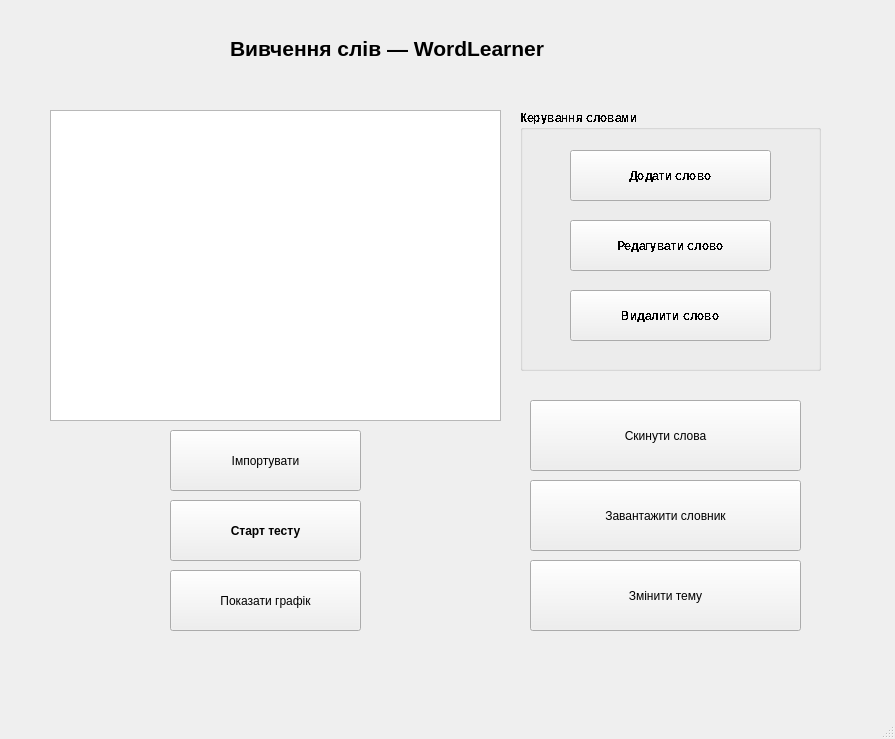
<?xml version="1.0" encoding="UTF-8"?>
<ui version="4.0">
 <class>MainWindow</class>
 <widget class="QMainWindow" name="MainWindow">
  <property name="geometry">
   <rect>
    <x>0</x>
    <y>0</y>
    <width>895</width>
    <height>739</height>
   </rect>
  </property>
  <property name="windowTitle">
   <string>MainWindow</string>
  </property>
  <widget class="QWidget" name="centralwidget">
   <widget class="QListWidget" name="wordList">
    <property name="geometry">
     <rect>
      <x>50</x>
      <y>110</y>
      <width>451</width>
      <height>311</height>
     </rect>
    </property>
   </widget>
   <widget class="QPushButton" name="importButton">
    <property name="geometry">
     <rect>
      <x>170</x>
      <y>430</y>
      <width>191</width>
      <height>61</height>
     </rect>
    </property>
    <property name="text">
     <string>Імпортувати</string>
    </property>
   </widget>
   <widget class="QPushButton" name="quizButton">
    <property name="geometry">
     <rect>
      <x>170</x>
      <y>500</y>
      <width>191</width>
      <height>61</height>
     </rect>
    </property>
    <property name="font">
     <font>
      <weight>75</weight>
      <bold>true</bold>
     </font>
    </property>
    <property name="text">
     <string>Старт тесту</string>
    </property>
   </widget>
   <widget class="QPushButton" name="resetButton">
    <property name="geometry">
     <rect>
      <x>530</x>
      <y>400</y>
      <width>271</width>
      <height>71</height>
     </rect>
    </property>
    <property name="text">
     <string>Скинути слова</string>
    </property>
   </widget>
   <widget class="QPushButton" name="toggleThemeButton">
    <property name="geometry">
     <rect>
      <x>530</x>
      <y>560</y>
      <width>271</width>
      <height>71</height>
     </rect>
    </property>
    <property name="text">
     <string>Змінити тему</string>
    </property>
   </widget>
   <widget class="QPushButton" name="exportButton">
    <property name="geometry">
     <rect>
      <x>530</x>
      <y>480</y>
      <width>271</width>
      <height>71</height>
     </rect>
    </property>
    <property name="text">
     <string>Завантажити словник</string>
    </property>
   </widget>
   <widget class="QPushButton" name="showGraphButton">
    <property name="geometry">
     <rect>
      <x>170</x>
      <y>570</y>
      <width>191</width>
      <height>61</height>
     </rect>
    </property>
    <property name="text">
     <string>Показати графік</string>
    </property>
   </widget>
   <widget class="QLabel" name="label">
    <property name="geometry">
     <rect>
      <x>230</x>
      <y>30</y>
      <width>491</width>
      <height>61</height>
     </rect>
    </property>
    <property name="font">
     <font>
      <family>Segoe UI</family>
      <pointsize>16</pointsize>
      <weight>75</weight>
      <bold>true</bold>
     </font>
    </property>
    <property name="styleSheet">
     <string notr="true">color rgb(0, 0, 127)</string>
    </property>
    <property name="text">
     <string>Вивчення слів — WordLearner
</string>
    </property>
   </widget>
   <widget class="QGroupBox" name="groupBox">
    <property name="geometry">
     <rect>
      <x>520</x>
      <y>110</y>
      <width>301</width>
      <height>261</height>
     </rect>
    </property>
    <property name="font">
     <font>
      <family>Arial</family>
      <pointsize>9</pointsize>
      <weight>75</weight>
      <italic>false</italic>
      <bold>true</bold>
      <stylestrategy>NoAntialias</stylestrategy>
     </font>
    </property>
    <property name="title">
     <string>Керування словами</string>
    </property>
    <widget class="QPushButton" name="addWordButton">
     <property name="geometry">
      <rect>
       <x>50</x>
       <y>40</y>
       <width>201</width>
       <height>51</height>
      </rect>
     </property>
     <property name="text">
      <string>Додати слово</string>
     </property>
    </widget>
    <widget class="QPushButton" name="editWordButton">
     <property name="geometry">
      <rect>
       <x>50</x>
       <y>110</y>
       <width>201</width>
       <height>51</height>
      </rect>
     </property>
     <property name="text">
      <string>Редагувати слово</string>
     </property>
    </widget>
    <widget class="QPushButton" name="deleteWordButton">
     <property name="geometry">
      <rect>
       <x>50</x>
       <y>180</y>
       <width>201</width>
       <height>51</height>
      </rect>
     </property>
     <property name="text">
      <string>Видалити слово</string>
     </property>
    </widget>
   </widget>
  </widget>
  <widget class="QMenuBar" name="menubar">
   <property name="geometry">
    <rect>
     <x>0</x>
     <y>0</y>
     <width>895</width>
     <height>26</height>
    </rect>
   </property>
  </widget>
  <widget class="QStatusBar" name="statusbar"/>
 </widget>
 <resources/>
 <connections/>
</ui>
